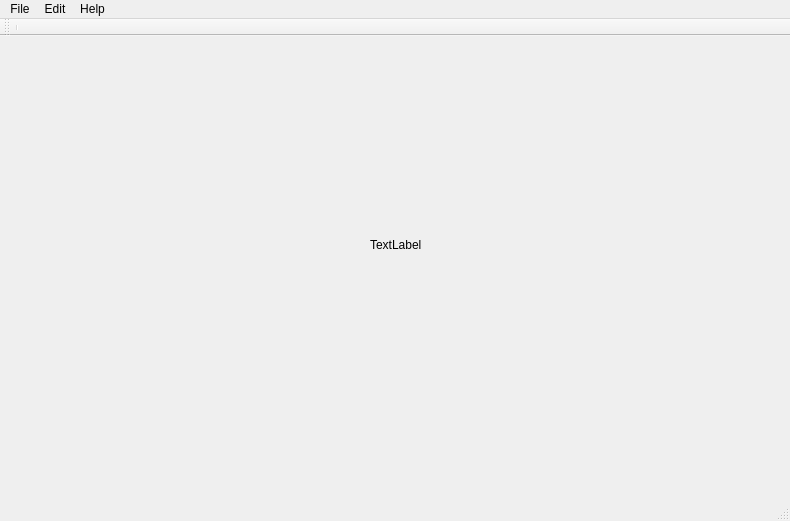
<ui version="4.0" >
 <class>Qt5</class>
 <widget class="QMainWindow" name="Qt5" >
  <property name="geometry" >
   <rect>
    <x>0</x>
    <y>0</y>
    <width>790</width>
    <height>521</height>
   </rect>
  </property>
  <property name="windowTitle" >
   <string>MainWindow</string>
  </property>
  <widget class="QWidget" name="centralwidget" >
   <widget class="QLabel" name="lb1" >
    <property name="geometry" >
     <rect>
      <x>370</x>
      <y>200</y>
      <width>54</width>
      <height>18</height>
     </rect>
    </property>
    <property name="text" >
     <string>TextLabel</string>
    </property>
   </widget>
  </widget>
  <widget class="QMenuBar" name="menubar" >
   <property name="geometry" >
    <rect>
     <x>0</x>
     <y>0</y>
     <width>790</width>
     <height>26</height>
    </rect>
   </property>
   <widget class="QMenu" name="menuFile" >
    <property name="title" >
     <string>File</string>
    </property>
    <addaction name="actionOpen" />
    <addaction name="actionExit" />
   </widget>
   <widget class="QMenu" name="menuEdit" >
    <property name="title" >
     <string>Edit</string>
    </property>
    <addaction name="actionCopy" />
    <addaction name="actionPast" />
    <addaction name="separator" />
   </widget>
   <widget class="QMenu" name="menuHelp" >
    <property name="title" >
     <string>Help</string>
    </property>
    <addaction name="actionAbout" />
   </widget>
   <addaction name="menuFile" />
   <addaction name="menuEdit" />
   <addaction name="menuHelp" />
  </widget>
  <widget class="QStatusBar" name="statusbar" />
  <widget class="QToolBar" name="toolBar" >
   <property name="windowTitle" >
    <string>toolBar</string>
   </property>
   <attribute name="toolBarArea" >
    <enum>TopToolBarArea</enum>
   </attribute>
   <attribute name="toolBarBreak" >
    <bool>false</bool>
   </attribute>
   <addaction name="separator" />
  </widget>
  <action name="actionOpen" >
   <property name="text" >
    <string>Open</string>
   </property>
  </action>
  <action name="actionExit" >
   <property name="text" >
    <string>Exit</string>
   </property>
  </action>
  <action name="actionCopy" >
   <property name="text" >
    <string>Copy</string>
   </property>
  </action>
  <action name="actionPast" >
   <property name="text" >
    <string>Past</string>
   </property>
  </action>
  <action name="actionAbout" >
   <property name="text" >
    <string>About</string>
   </property>
  </action>
 </widget>
 <resources/>
 <connections/>
</ui>
